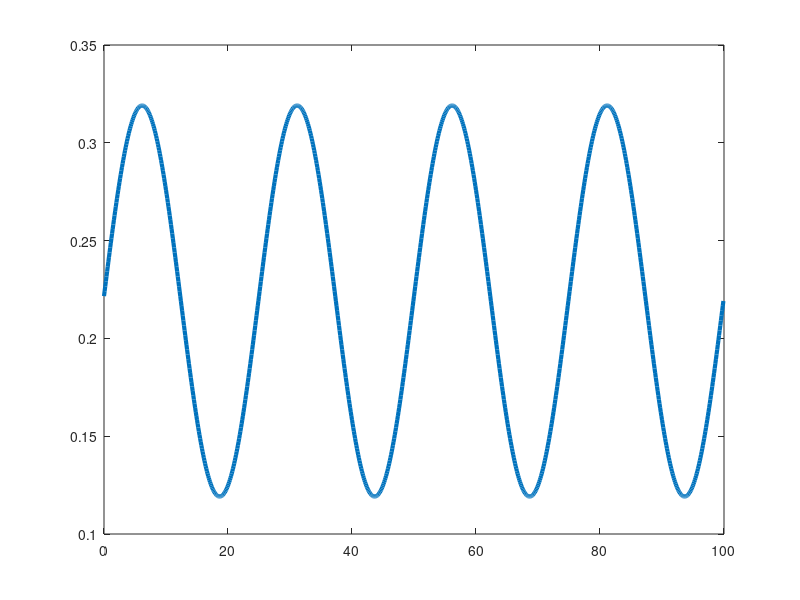

Here is the MATLAB script that generated this plot: (Note: this script raises an error after producing the figure.)
%Set up 

%model (As in Gandhi et al)
D = 10; %Seed dispersal rate - Something funky going on here
L = 4; %Evap Rate
M = 1.8; %Mortality Rate
J = 0.003; %Water Use Efficiency
V = 63; %Advection Rate
R = 100; %Transpiration Rate
P = 241; %Precip rate (in 240<P<272 range for pattern formation

%Finite difference parameters
tmax = 5000; %number of timesteps to run
xmax = 1000; %number of gridpoints in space
dt = 0.01; %Timestep size
dx = 0.1; %Grid resolution
xax = linspace(0,(xmax-1)*dx,xmax);
domlength = xmax*dx;

%Preallocating size of W,B
W = zeros(tmax,xmax);
B=W;
Bsum = B(:,1);

% %DBCs
% Wx0 = 0; 
% Bx0 = 0.5; 

%ICs (perturbations about equilibrium
Beq = 0.5*(P*J/M + sqrt((P*J/M)^2-4*L/R)); 
Weq = M/(J*R*Beq);

    %Impulse ICs
%     W(1,1) = 2;
%     B(1,1) = 2;

for j = 1:xmax

%         %Uniform Noisy ICs
%         B(1,j) = 0.3 + (0.3*rand-0.15); % Initial vegetation density
%         W(1,j) = 0.3 + (0.3*rand-0.15); % Initial water concentration

%             Periodic ICs
            
             B(1,j) = Beq + 0.1*(sin(2*pi*4*j/xmax)); % Initial vegetation density
             W(1,j) = Weq + 0.1*(sin(2*pi*4*j/xmax)); % Initial water concentration

%             B(1,j) = Beq + 0.01*(rand(1)-1/2); % Initial vegetation density
%             W(1,j) = Weq + 0.01*(rand(1)-1/2); % Initial water concentration
            

%         %Step ICs
%         if j<xmax/2
%             B(1,j) = 0.3;
%             W(1,j) = 0.3;
%         else
%             B(1,j) = 0.45;
%             W(1,j) = 0.45;
%         end

end

%Keeping note of total biomass
Bsum(1) = sum(B(1,:))/xmax;

    figure(1)
    clf
    fig1 = gca;
    xlabel('Position [m]')
    ylabel('Biomass Density [kg/m^{2}]')
    pl1 = plot(fig1,xax,B(1,:),'LineWidth',3);
    
    %ylim([0 2])
    drawnow

%Initialise the matrices

lambda = dt*V/dx;
mu = D*dt/(dx^2);

lambdaMat = diag(repmat(1+lambda,xmax,1)) + diag(repmat(-lambda,xmax-1,1),1);
lambdaMat(xmax,1) = -lambda;
lambdaMatInv = lambdaMat^-1;

muMat = diag(repmat(1+2*mu,xmax,1)) + diag(repmat(-mu,xmax-1,1),1) + diag(repmat(-mu,xmax-1,1),-1);
muMat(xmax,1) = -mu;
muMat(1,xmax) = -mu;
muMatInv = muMat^-1;


for i = 2:tmax
    %P = 270-i/1000; %linearly decreasing P option
    Wrow = W(i-1,:);
    Brow = B(i-1,:);
    W(i,:) = (lambdaMatInv*(Wrow + dt*(-L*Wrow - R*Wrow.*Brow.^2 + P))')';
    B(i,:) = (muMatInv*(Brow + dt*(J*R*Wrow.*Brow.^2 - M*Brow))')';

if mod(i,100) == 0
    pl1.YData = B(i,:); 
    drawnow
    i
end
Bsum(i) = sum(B(i,:))/xmax;
end

xlabel('Position[m]','FontSize',24)
ylabel('Biomass Density [kg/m^{2}]','FontSize',24)
ax=gca;
ax.FontSize = 24;
xlabel('Position [m]')
ylim([0 1])

%Total biomass over time plot, interesting
figure(2)
fig2 = gca;
pl2 = plot(fig2,1:tmax,Bsum);
ylabel('Total Biomass')
xlabel('Time')
title('Total Biomass Over Time')



        
